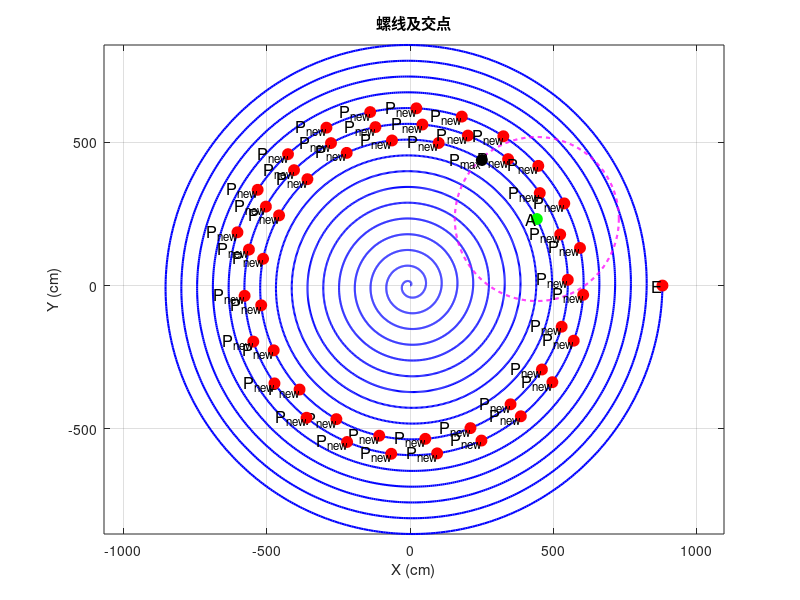

Here is the MATLAB script that generated this plot:
% 参数设置
p = 55; % 螺距为55cm
b = p / (2 * pi); % 计算 b
theta_max = 32 * pi; % 16圈的最大角度

% 计算终点E的极角
theta_E = theta_max;

% 定义螺线长度的函数
L_theta = @(theta) (b / 2) * (theta .* sqrt(1 + theta.^2) + log(theta + sqrt(1 + theta.^2)));

% 计算终点E的长度
L_E = L_theta(theta_E);

% 计算点A的极角 theta_A
L_A_target = L_E - 30000; % 转换为cm
theta_A = fzero(@(theta) L_theta(theta) - L_A_target, theta_E);

% 计算点A的极径和坐标
r_A = b * theta_A;
x_A = r_A * cos(theta_A);
y_A = r_A * sin(theta_A);

% 绘制阿基米德螺线
theta = linspace(0, theta_max, 10000); % 增加点的数量以提高精度
r = b * theta;
x = r .* cos(theta);
y = r .* sin(theta);

figure;
plot(x, y, 'b', 'LineWidth', 1.5);
hold on;

% 标记终点E
r_E = b * theta_E;
x_E = r_E * cos(theta_E);
y_E = r_E * sin(theta_E);
plot(x_E, y_E, 'ro', 'MarkerSize', 8, 'MarkerFaceColor', 'r');
text(x_E, y_E, 'E', 'FontSize', 12, 'HorizontalAlignment', 'right');

% 标记点A
plot(x_A, y_A, 'go', 'MarkerSize', 8, 'MarkerFaceColor', 'g'); % 点A用绿色圆点表示
text(x_A, y_A, 'A', 'FontSize', 12, 'HorizontalAlignment', 'right');

% 以点A为圆心，半径R=286cm，绘制圆
R = 286;
theta_circle = linspace(0, 2 * pi, 1000);
x_circle = x_A + R * cos(theta_circle);
y_circle = y_A + R * sin(theta_circle);
plot(x_circle, y_circle, 'm--', 'LineWidth', 1.5);

% 求解交点
intersection_indices = [];
for i = 1:length(x) - 1
    d1 = sqrt((x(i) - x_A)^2 + (y(i) - y_A)^2) - R;
    d2 = sqrt((x(i+1) - x_A)^2 + (y(i+1) - y_A)^2) - R;
    if d1 * d2 < 0
        intersection_indices = [intersection_indices, i];
    end
end

% 计算点A到E的螺线长
L_AE = L_theta(theta_E) - L_theta(theta_A);

% 筛选出满足条件的最大交点
max_length = -inf;
max_index = -1;

for i = 1:length(intersection_indices)
    idx = intersection_indices(i);
    theta_intersection = theta(idx); % 直接用角度值计算
    L_intersection = L_theta(theta_E) - L_theta(theta_intersection);

    if L_intersection < L_AE && L_intersection > max_length
        max_length = L_intersection;
        max_index = idx;
    end
end

% 打印出该交点的信息
if max_index > 0
    x_max = x(max_index);
    y_max = y(max_index);
    fprintf('最大交点坐标: (%.2f, %.2f)\n', x_max, y_max);

    % 标记满足条件的最大交点
    plot(x_max, y_max, 'ko', 'MarkerSize', 8, 'MarkerFaceColor', 'k');
    text(x_max, y_max, 'P_{max}', 'FontSize', 12, 'HorizontalAlignment', 'right');
end

% 初始化数组
x_max_i = [];
y_max_i = [];
x_index = [];

% 添加初始最大交点
if max_index > 0
    x_max_i(1) = x_max;
    y_max_i(1) = y_max;
    x_index(1) = max_index;
end

% 设置迭代次数
n = 50;
R_circle = 165; % 圆的半径

for i = 1:n
    % 确保索引 i 在数组范围内
    if i > length(x_max_i)
        error('Index i exceeds the number of elements in x_max_i.');
    end

    % 以新交点为圆心绘制新圆
    x_circle_new = x_max_i(i) + R_circle * cos(theta_circle);
    y_circle_new = y_max_i(i) + R_circle * sin(theta_circle);
    % plot(x_circle_new, y_circle_new, 'c--', 'LineWidth', 1.5);

    % 求解新圆的交点
    new_I_i = [];
    for j = 1:length(x) - 1
        if (sqrt((x(j) - x_max_i(i))^2 + (y(j) - y_max_i(i))^2) - R_circle) * ...
           (sqrt((x(j+1) - x_max_i(i))^2 + (y(j+1) - y_max_i(i))^2) - R_circle) < 0
            new_I_i = [new_I_i, j];
        end
    end

    % 筛选新交点
    max_n_l = -inf;
    max_n_I = -1;
    if i <= length(x_index) % Ensure index is valid
        ce_t_E_d = L_theta(theta_E) - L_theta(theta(x_index(i)));
    else
        ce_t_E_d = L_theta(theta_E) - L_theta(theta_A); % Fallback value
    end

    for j = 1:length(new_I_i)
        index = new_I_i(j);
        L_new = L_theta(theta_E) - L_theta(theta(index));
        if L_new < ce_t_E_d && L_new > max_n_l
            max_n_l = L_new;
            max_n_I = index;
        end
    end

    % 更新最大交点坐标
    if max_n_I > 0
        % 扩展数组
        x_max_i(end + 1) = x(max_n_I);
        y_max_i(end + 1) = y(max_n_I);
        x_index(end + 1) = max_n_I;

        plot(x(max_n_I), y(max_n_I), 'ro', 'MarkerSize', 8, 'MarkerFaceColor', 'r');
        text(x(max_n_I), y(max_n_I), 'P_{new}', 'FontSize', 12, 'HorizontalAlignment', 'right');
        fprintf('新交点坐标: (%.2f, %.2f)\n', x(max_n_I), y(max_n_I));
    else
        fprintf('未找到有效交点 (iteration %d).\n', i);
    end
end

% 设置图形比例、标题和图例
axis equal;
title('螺线及交点');
xlabel('X (cm)');
ylabel('Y (cm)');
grid on;
hold off;
